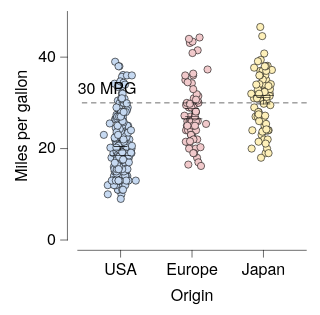

This figure's Vega-Lite source:
### Vega-Lite specification from a JSON file in a GitHub repository (floating-point values rounded to 4 significant figures; data arrays with more than 128 entries replaced by an {"elided": "..."} marker saying what was removed)
{"background": null, "config": {"arc": {"fill": "#DBDBDB", "fillOpacity": 1.0, "innerRadius": 25.0, "padAngle": 0.03, "stroke": "black", "strokeOpacity": 1, "strokeWidth": 0.25}, "area": {"fill": "#DBDBDB", "fillOpacity": 1.0, "stroke": "black", "strokeOpacity": 1, "strokeWidth": 0.25}, "axis": {"domain": true, "domainCap": "round", "domainColor": "black", "domainWidth": 0.25, "grid": false, "gridCap": "round", "gridColor": "#F1F1F1", "gridDash": [0, 0], "gridOpacity": 1.0, "gridWidth": 0.25, "labelColor": "black", "labelFont": "Helvetica Neue", "labelFontSize": 7, "labelFontStyle": "normal", "labelFontWeight": 400, "offset": 4.5, "ticks": true, "tickCap": "round", "tickColor": "black", "tickRound": false, "tickSize": 3, "tickWidth": 0.25, "titleColor": "black", "titleFont": "Helvetica Neue", "titleFontSize": 7, "titleFontStyle": "normal", "titleFontWeight": 400}, "axisX": {"domain": true, "labelAlign": "center", "labelAngle": 0, "labels": true, "ticks": true, "translate": 0}, "axisY": {"domain": true, "labelAlign": "right", "labelAngle": 0, "labels": true, "ticks": true, "translate": 0}, "axisRight": {"domain": true, "labelAlign": "left", "labelAngle": 0, "labels": true, "ticks": true, "translate": 0}, "axisTop": {"domain": true, "labelAlign": "center", "labelAngle": 0, "labels": true, "ticks": true, "translate": 0}, "axisBand": {"tickOffset": 0}, "bar": {"fill": "#DBDBDB", "fillOpacity": 1.0, "stroke": "black", "strokeOpacity": 1, "strokeWidth": 0.25}, "boxplot": {"size": 9.0, "ticks": {"cornerRadius": 0.25, "fill": "black", "size": 4.5, "thickness": 0.25}, "box": {"fillOpacity": 1.0, "stroke": "black", "strokeOpacity": 1, "strokeWidth": 0.25}, "median": {"fill": "black", "fillOpacity": 1.0, "size": 9.0, "thickness": 0.25}, "rule": {"fill": "black", "fillOpacity": 1.0, "size": 10.0, "stroke": "black", "strokeDash": [0, 0], "strokeOpacity": 1, "strokeWidth": 0.25}, "outliers": {"color": "black", "fill": "black", "fillOpacity": 1.0, "size": 0, "stroke": "black", "strokeOpacity": 1, "strokeWidth": 0.25}}, "circle": {"fill": "black", "fillOpacity": 1.0, "size": 0.5, "stroke": null, "strokeOpacity": 1, "strokeWidth": 0.25}, "errorband": {"band": {"fillOpacity": 0.6, "stroke": null, "strokeWidth": 0.25, "strokeOpacity": 1}, "borders": {"opacity": 0, "strokeOpacity": 0.25, "strokeWidth": 1}}, "errorbar": {"opacity": 1, "rule": {"strokeDash": [0, 0], "strokeWidth": 0.25}, "ticks": {"color": "black", "cornerRadius": 0.125, "opacity": 1, "size": 6.0, "thickness": 0.25}, "thickness": 0.25}, "font": "Helvetica Neue", "geoshape": {"fill": "#DBDBDB", "fillOpacity": 1.0, "stroke": "black", "strokeOpacity": 1, "strokeWidth": 0.25}, "header": {"labelColor": "black", "labelFont": "Helvetica Neue", "labelFontSize": 7, "labelFontStyle": "normal", "labelFontWeight": 400, "titleColor": "black", "titleFont": "Helvetica Neue", "titleFontSize": 7, "titleFontStyle": "normal", "titleFontWeight": 400, "titlePadding": 0}, "legend": {"disable": false, "offset": 4.5, "titlePadding": 4, "labelOffset": 2, "gradientLabelOffset": 2, "gradientLength": 50.0, "gradientThickness": 5.0, "gradientOpacity": 1.0, "gradientStrokeColor": "black", "gradientStrokeWidth": 0.25, "labelColor": "black", "labelFont": "Helvetica Neue", "labelFontSize": 7, "labelFontStyle": "normal", "labelFontWeight": 400, "strokeColor": "black", "strokeWidth": 0, "symbolSize": 42, "symbolStrokeColor": "black", "symbolStrokeWidth": 0.25, "titleColor": "black", "titleFont": "Helvetica Neue", "titleFontSize": 7, "titleFontStyle": "normal", "titleFontWeight": 400}, "line": {"color": "black", "stroke": "black", "strokeCap": "round", "strokeDash": [0, 0], "strokeOpacity": 1, "strokeWidth": 0.375}, "point": {"filled": true, "fill": "#DBDBDB", "fillOpacity": 1.0, "size": 5.0, "stroke": "black", "strokeOpacity": 1, "strokeWidth": 0.25}, "range": {"category": ["#C6D9F1", "#F1C9CB", "#FEF0B9", "#CEE37A", "#7AA8E0", "#E589A3", "#FDDD5D", "#68B961", "#4177B1", "#C35082", "#E5C227", "#438156"], "diverging": {"scheme": ["#C35082", "#CE6D94", "#D989A7", "#E2A4BA", "#EABFCE", "#F1DBE2", "#F6F6F6", "#D7E0EB", "#B9CBE0", "#9BB6D5", "#7DA1C9", "#5F8CBD", "#4177B1"]}, "heatmap": {"scheme": ["#130010", "#27022E", "#370453", "#3D1E76", "#3A3B92", "#2E57AA", "#1374BA", "#1A90BE", "#20ABC1", "#27C6C1", "#48DEB3", "#91EE9F"]}, "ordinal": {"scheme": ["#F1F1F1", "#DBDBDB", "#C6C6C6", "#B2B2B2", "#9D9D9D", "#898989", "#767676", "#636363", "#515151", "#404040", "#2F2F2F", "#1F1F1F"]}, "ramp": {"scheme": ["#130010", "#27022E", "#370453", "#3D1E76", "#3A3B92", "#2E57AA", "#1374BA", "#1A90BE", "#20ABC1", "#27C6C1", "#48DEB3", "#91EE9F"]}}, "rule": {"color": "black", "stroke": "black", "strokeCap": "round", "strokeDash": [2, 2], "strokeOpacity": 1, "strokeWidth": 0.25}, "scale": {"bandPaddingInner": 0.1, "bandPaddingOuter": 0.1, "round": false}, "rect": {"fill": "#DBDBDB", "fillOpacity": 1.0, "stroke": "black", "strokeOpacity": 1, "strokeWidth": 0.25}, "square": {"fill": "#DBDBDB", "fillOpacity": 1.0, "size": 10.0, "stroke": "black", "strokeOpacity": 1, "strokeWidth": 0.25}, "text": {"color": "black", "font": "Helvetica Neue", "fontSize": 7, "fontStyle": "normal", "fontWeight": 400}, "title": {"anchor": "middle", "frame": "group", "color": "black", "font": "Helvetica Neue", "fontSize": 7, "fontStyle": "normal", "fontWeight": 400, "subtitleColor": "black", "subtitleFont": "Helvetica Neue", "subtitleFontSize": "Helvetica Neue", "subtitleFontStyle": "normal", "subtitleFontWeight": 400}, "view": {"continuousWidth": 100, "continuousHeight": 100, "discreteWidth": 100, "discreteHeight": 100, "fill": null, "stroke": null, "strokeWidth": 0.25}}, "layer": [{"data": {"name": "data-5a85ede2053d4aec77293cfb476ae07b"}, "mark": {"type": "circle", "opacity": 1.0, "size": 10.0, "stroke": "black", "strokeOpacity": 1, "strokeWidth": 0.25}, "encoding": {"color": {"field": "Origin", "legend": null, "sort": ["USA", "Europe", "Japan"], "title": null, "type": "nominal"}, "x": {"axis": {}, "field": "Origin", "sort": ["USA", "Europe", "Japan"], "title": "Origin", "type": "nominal"}, "xOffset": {"field": "jitter_x", "scale": {"domain": [-7.33, 7.33], "range": [5.17, 19.83]}, "type": "quantitative"}, "y": {"field": "Miles_per_Gallon", "title": "Miles per gallon", "type": "quantitative"}}}, {"data": {"name": "data-64e7897fd8423deef5c97d660b6d3367"}, "mark": {"type": "errorbar"}, "encoding": {"x": {"axis": {}, "field": "Origin", "sort": ["USA", "Europe", "Japan"], "title": "Origin", "type": "nominal"}, "y": {"field": "__mean", "title": "Miles per gallon", "type": "quantitative"}, "yError": {"field": "__error"}}}, {"data": {"name": "data-5a85ede2053d4aec77293cfb476ae07b"}, "mark": {"type": "boxplot", "box": {"fillOpacity": 0, "strokeOpacity": 0}, "outliers": {"opacity": 0}, "rule": {"strokeOpacity": 0}, "ticks": false}, "encoding": {"x": {"axis": {}, "field": "Origin", "sort": ["USA", "Europe", "Japan"], "title": "Origin", "type": "nominal"}, "y": {"field": "Miles_per_Gallon", "title": "Miles per gallon", "type": "quantitative"}}}, {"layer": [{"data": {"values": [{"__dysonsphere__": 1}]}, "mark": {"type": "rule", "opacity": 1.0}, "encoding": {"y": {"datum": 30.0}}}, {"data": {"values": [{"__dysonsphere__": 1}]}, "mark": {"type": "text", "align": "left", "baseline": "bottom", "dx": 0, "dy": -3, "fontSize": 7}, "encoding": {"text": {"value": "30 MPG"}, "x": {"value": 0}, "y": {"datum": 30.0}}}]}], "$schema": "https://vega.github.io/schema/vega-lite/v6.4.1.json", "datasets": {"data-5a85ede2053d4aec77293cfb476ae07b": {"elided": "398 records"}, "data-64e7897fd8423deef5c97d660b6d3367": [{"Origin": "USA", "__mean": 20.08, "__error": 0.4058, "__dysonsphere__": 1}, {"Origin": "Japan", "__mean": 30.45, "__error": 0.6852, "__dysonsphere__": 1}, {"Origin": "Europe", "__mean": 27.89, "__error": 0.8037, "__dysonsphere__": 1}]}}
